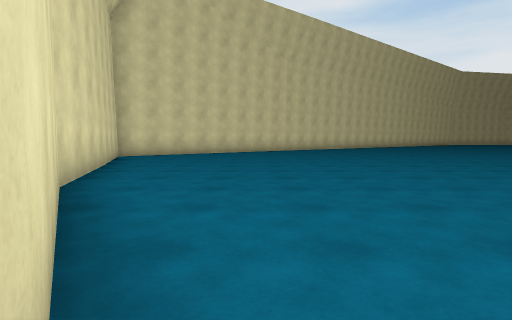
view 1 (above)

22 first-person views from a walk through a 3-D level made in the Unity game engine. The camera is 1.2 m above the floor, tilts 4° down and sees 80° across. The floor is counted in squares, 2 m on a side. Each view is taken from the middle of a square. On the plan, view 1 faces up. The plan holds only what a view shows up to about 9 squares ahead; the rest is blank. The place goes on beyond the plan. The player character is not drawn. Some animated figures are not drawn. Surface patterns are stand-ins for the level's own textures.

view 2
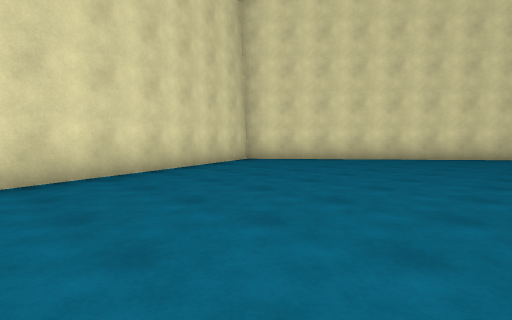

view 3
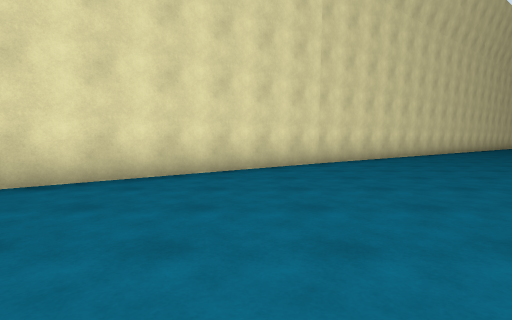

view 4
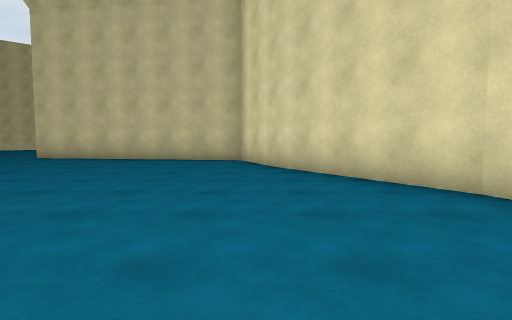

view 5
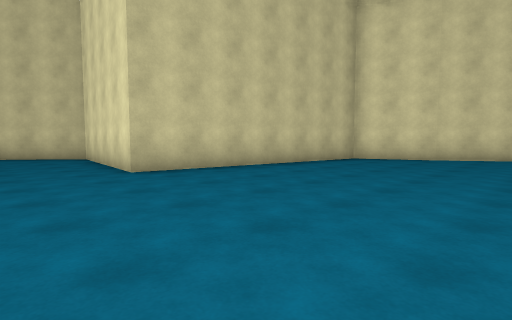

view 6
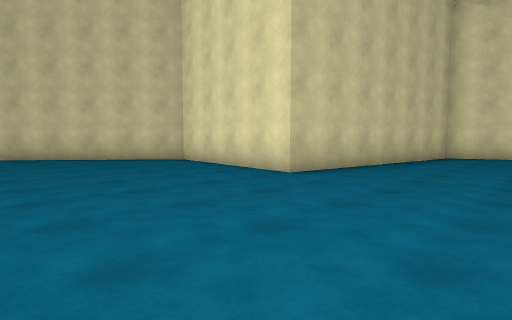

view 7
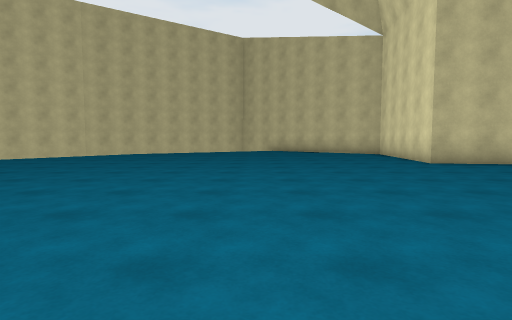

view 8
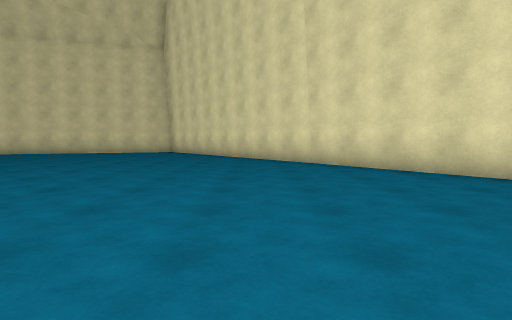

view 9
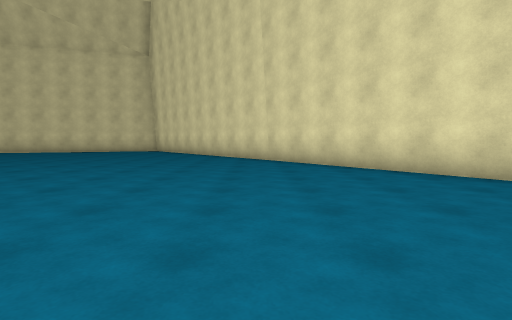

view 10
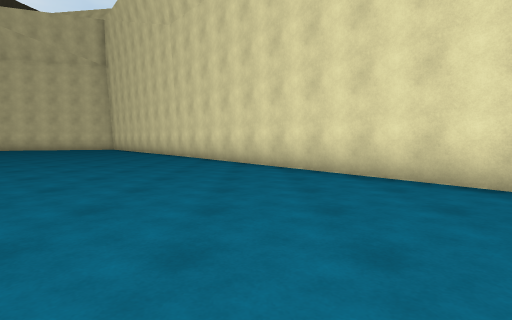

view 11
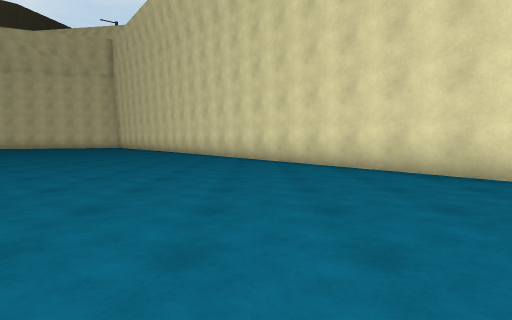

view 12
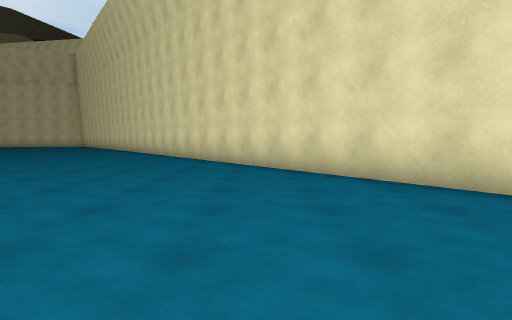

view 13
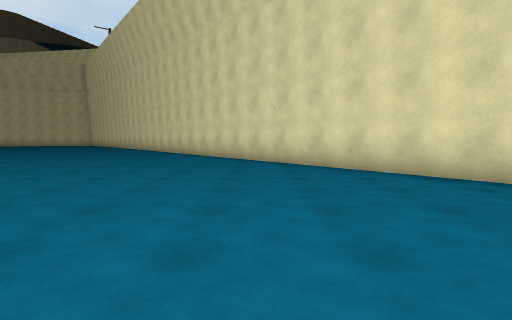

view 14
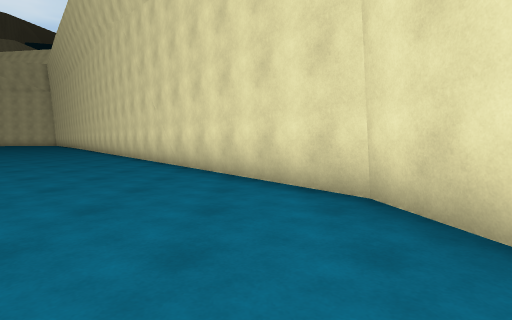

view 15
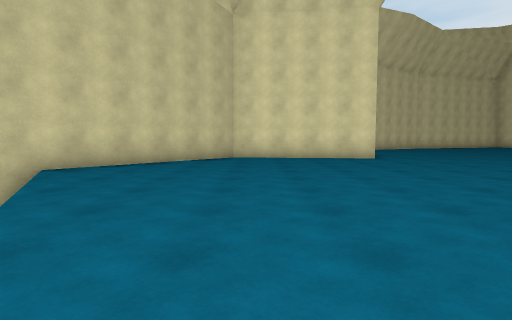

view 16
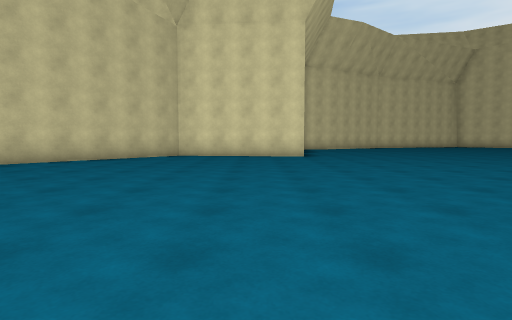

view 17
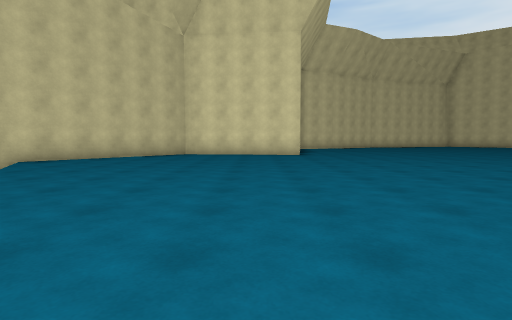

view 18
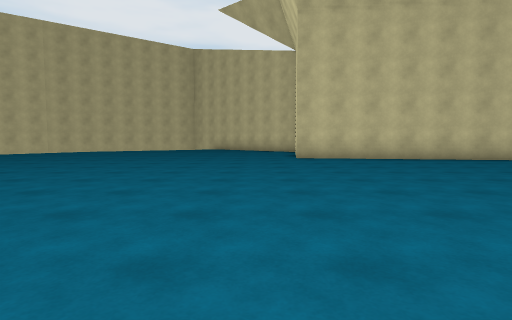

view 19
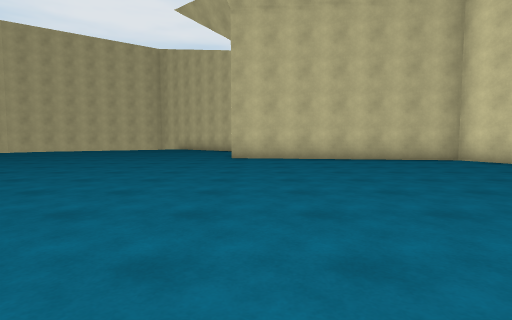

view 20
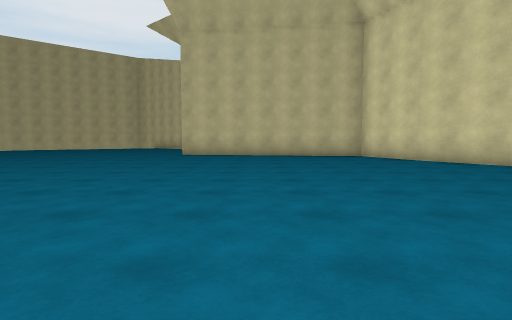

view 21
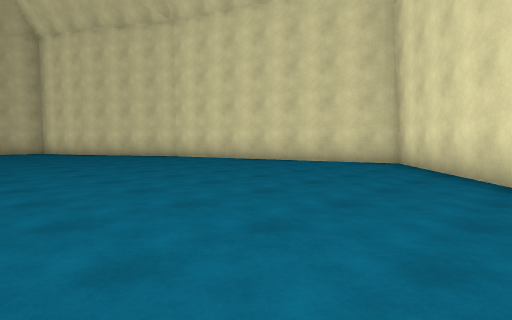

view 22
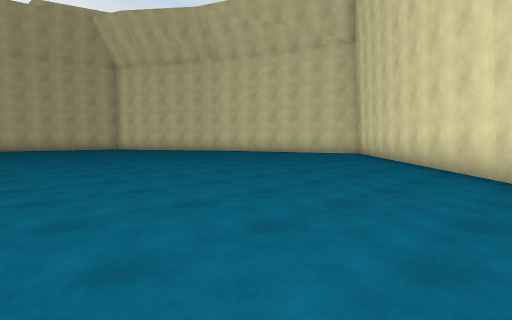

### Floor plan
Points are (right, up) in squares from view 1. A wall is a line through its corners. A room is listed if a view was taken in it or the views show most of it. See-through windows are left out.
Room 1 (views 1, 2, 3, 4, 5, 6, 7, 8, 9, 10, 11, 12, 13, 14, 15, 16, 17, 18, 19, 20, 21, 22)
walls: (-0.5, 0.6) (0.4, -1.4) (6.8, -2.4) (6.2, -6.7) (10.7, -10.5); (-2.5, 3.8) (-0.4, 0.5); (-4.2, 9.2) (-2.4, 3.7); (19.4, 28.4) (17.9, 28.1) (-4.7, 10.5)

Positions as (right, up) in squares from view 1, and headings:
1: (0, 0), facing up
2: (2, 4), facing up-left
3: (0, 8), facing up
4: (0, 7), facing down
5: (9, 3), facing down-left
6: (11, 1), facing down-left
7: (11, 5), facing down
8: (9, 14), facing left
9: (10, 15), facing left
10: (12, 18), facing left
11: (15, 19), facing left
12: (18, 23), facing left
13: (21, 24), facing left
14: (21, 27), facing left
15: (16, -6), facing left
16: (17, -4), facing left
17: (18, -4), facing left
18: (8, 7), facing down
19: (6, 7), facing down
20: (4, 9), facing down
21: (3, 13), facing down-left
22: (7, 16), facing down-left
